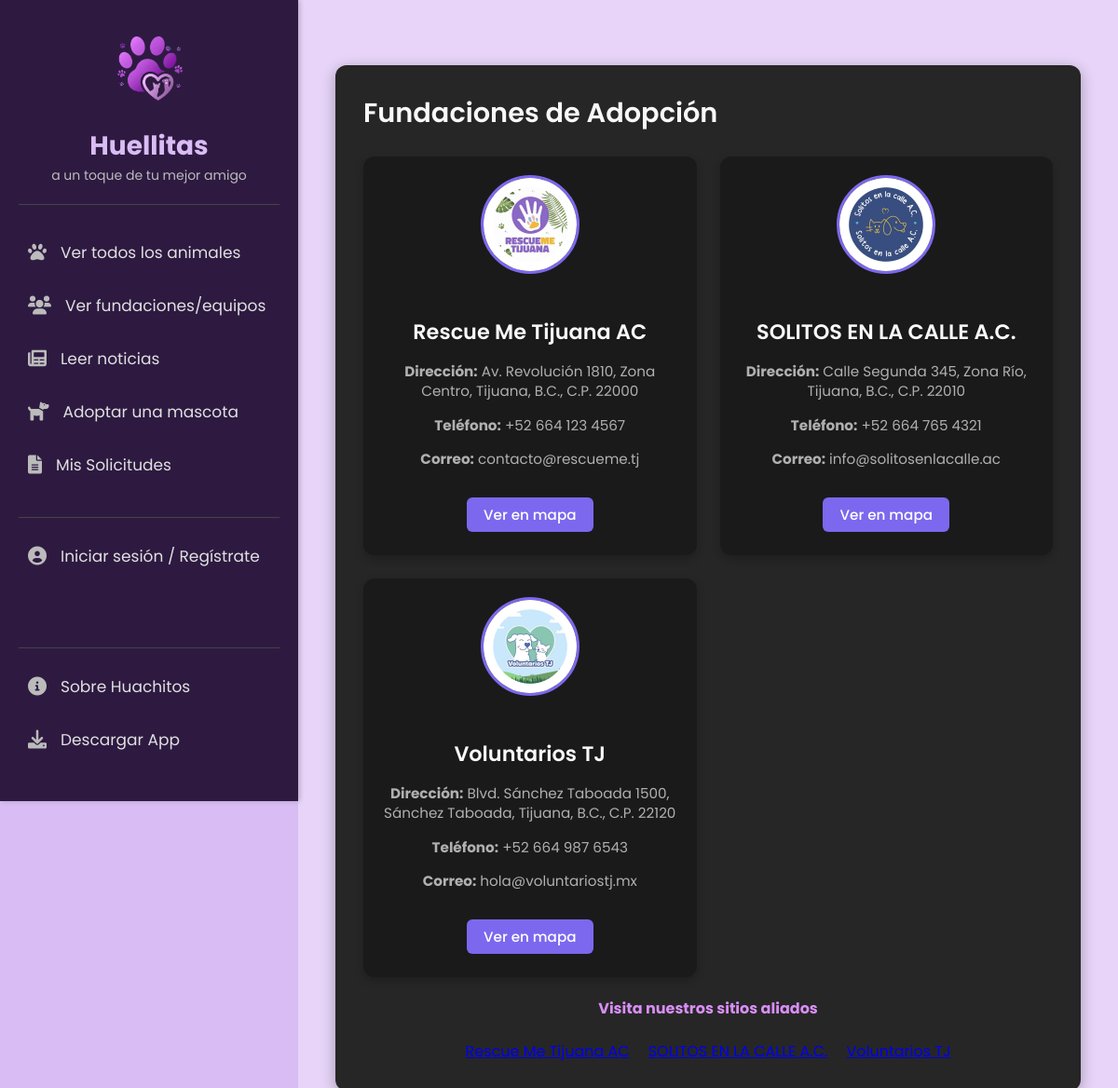
Screenshot of /fundaciones/ with the database file from the repository.
### api/models.py (models this page shows, shortened)
class CentroAdopcion(models.Model):
    nombre         = models.CharField(max_length=100)
    direccion      = models.TextField()
    telefono       = models.CharField(max_length=20)
    correo         = models.EmailField()
    horario        = models.CharField(max_length=100)
    ubicacion_mapa = models.URLField()
    logo           = models.ImageField(upload_to='fundaciones/', blank=True, null=True)  # ← Este campo

### api/views.py (the view)
# urls.py: path('fundaciones/', fundaciones_view, name='fundaciones'),
def fundaciones_view(request):
    fundaciones = CentroAdopcion.objects.all()
    return render(request, 'adopcion_perros/fundaciones.html', {'fundaciones': fundaciones})

### api/templates/adopcion_perros/fundaciones.html (shortened to what this page needs)
{% extends 'adopcion_perros/base.html' %}
{% load static %}
{% block content %}
  <section class="collaborators-section">
    <div class="section-header">
      <h3>Fundaciones de Adopción</h3>
    </div>
    <div class="collaborator-cards-container">
      {% for centro in fundaciones %}
        <div class="collaborator-card">
          {% if centro.logo %}
            <img src="{{ centro.logo.url }}" alt="{{ centro.nombre }} Logo" style="width:100px; height:auto; object-fit:contain;" />
          {% elif centro.nombre == 'Rescue Me Tijuana AC' %}
            <img src="{% static 'adopcion_perros/img/logos/1000010482.png' %}" alt="{{ centro.nombre }} Logo" style="width:100px; height:auto; object-fit:contain;" />
          {% elif centro.nombre == 'SOLITOS EN LA CALLE A.C.' %}
            <img src="{% static 'adopcion_perros/img/logos/1000010484.png' %}" alt="{{ centro.nombre }} Logo" style="width:100px; height:auto; object-fit:contain;" />
          {% elif centro.nombre == 'Voluntarios TJ' %}
            <img src="{% static 'adopcion_perros/img/logos/1000010486.png' %}" alt="{{ centro.nombre }} Logo" style="width:100px; height:auto; object-fit:contain;" />
          {% else %}
            <img src="{% static 'adopcion_perros/img/logo-placeholder.png' %}" alt="Logo no disponible" style="width:100px; height:auto; object-fit:contain;" />
          {% endif %}
          <div class="collaborator-info">
            <h4>{{ centro.nombre }}</h4>
            <p><strong>Dirección:</strong> {{ centro.direccion }}</p>
            <p><strong>Teléfono:</strong> {{ centro.telefono }}</p>
            <p><strong>Correo:</strong> {{ centro.correo }}</p>
            {% if centro.ubicacion_mapa %}
              <p><a href="{{ centro.ubicacion_mapa }}" target="_blank">Ver en mapa</a></p>
            {% endif %}
          </div>
        </div>
      {% empty %}
        <p>No hay fundaciones registradas aún.</p>
      {% endfor %}
    </div>
    <div class="section-footer" style="margin-top:20px; text-align:center;">
      <h4>Visita nuestros sitios aliados</h4>
      <div class="static-cards" style="display:flex; justify-content:center; gap:20px;">
        <div class="static-card"><a href="https://www.instagram.com/rescueme.tj?igsh=b2xuZDdqcDU3N2Rk" target="_blank">Rescue Me Tijuana AC</a></div>
        <div class="static-card"><a href="https://www.instagram.com/solitosenlacalle_ac?igsh=MXF2MjV1N2Q0bWlraw==" target="_blank">SOLITOS EN LA CALLE A.C.</a></div>
        <div class="static-card"><a href="https://www.instagram.com/voluntariostj?igsh=MWlvZDB0MXJob3ltZA==" target="_blank">Voluntarios TJ</a></div>
      </div>
    </div>
  </section>
{% endblock %}

### api/templates/adopcion_perros/base.html (shortened to what this page needs)
{% load static %}
<!DOCTYPE html>
<html lang="es">
<head>
    <link rel="stylesheet" href="{% static 'adopcion_perros/css/style.css' %}">
    <link rel="stylesheet" href="https://cdnjs.cloudflare.com/ajax/libs/font-awesome/6.0.0-beta3/css/all.min.css">
</head>
<body>
<div class="container">
    <aside class="sidebar">
        <div class="logo">
            <a href="{% url 'index' %}"><img src="{% static 'adopcion_perros/img/Logo.png' %}" alt="Logo Huellitas" class="logo-img"></a>
            <h1>Huellitas</h1>
            <p>a un toque de tu mejor amigo</p>
        </div>
        <nav class="main-nav">
            <ul>
                <li><a href="{% url 'catalogo' %}"><i class="fas fa-paw"></i> Ver todos los animales</a></li>
                <li><a href="{% url 'fundaciones' %}"><i class="fas fa-users"></i> Ver fundaciones/equipos</a></li>
                <li><a href="{% url 'noticias' %}"><i class="fas fa-newspaper"></i> Leer noticias</a></li>
                <li><a href="{% url 'adoptar' %}"><i class="fas fa-dog"></i> Adoptar una mascota</a></li>
                <li><a href="{% url 'mis_solicitudes' %}"><i class="fas fa-file-alt"></i> Mis Solicitudes</a></li>
            </ul>
        </nav>
        <div class="divider"></div>
        <div class="auth-links">
            <ul>
                {% if user.is_authenticated %}
            <li>
                <span><i class="fas fa-user"></i> Hola, {{ user.username|title }}</span>
            </li>
                    <li><a href="{% url 'logout' %}"><i class="fas fa-sign-out-alt"></i> Cerrar sesión</a></li>
                {% else %}
                    <li><a href="{% url 'login' %}"><i class="fas fa-user-circle"></i> Iniciar sesión / Regístrate</a></li>
                {% endif %}
            </ul>
        </div>
        <div class="sidebar-footer">
            <ul>
                <li><a href="#info"><i class="fas fa-info-circle"></i> Sobre Huachitos</a></li>
                <li><a href="#descarga"><i class="fas fa-download"></i> Descargar App</a></li>
            </ul>
        </div>
    </aside>
    <main class="main-content">
        {% block content %}{% endblock %}
    </main>
</div>
</body>
</html>

### api/static/adopcion_perros/CSS/style.css (style rules this page uses)
body { font-family: 'Poppins', sans-serif; margin: 0; padding: 0; background-color: #d8bcf3; color: #d98ef7; display: flex; justify-content: center; min-height: 100vh; }
.container { display: flex; width: 100%; max-width: 1920px; }
.sidebar { width: 280px; background-color: #2e1a41; padding: 30px 20px; box-shadow: 2px 0 5px rgba(0,0,0,0.2); display: flex; flex-direction: column; position: sticky; top: 0; height: 100vh; overflow-y: auto; }
.sidebar .logo { margin-bottom: 30px; padding-bottom: 20px; border-bottom: 1px solid #444; }
.sidebar .logo h1 { font-size: 28px; color: #d8bcf3; margin: 0; }
.sidebar .logo p { font-size: 14px; color: #bbb; margin: 0; }
.sidebar .main-nav ul, .sidebar .auth-links ul, .sidebar .sidebar-footer ul { list-style: none; padding: 0; margin: 0; }
.sidebar .main-nav li, .sidebar .auth-links li, .sidebar .sidebar-footer li { margin-bottom: 15px; }
.sidebar .main-nav a, .sidebar .auth-links a, .sidebar .sidebar-footer a { text-decoration: none; color: #e0e0e0; font-size: 17px; display: flex; align-items: center; padding: 8px 10px; border-radius: 5px; transition: background-color 0.3s ease, color 0.3s ease; }
.sidebar .main-nav a i, .sidebar .auth-links a i, .sidebar .sidebar-footer a i { margin-right: 15px; font-size: 20px; color: #bbb; }
.sidebar .divider { border-top: 1px solid #444; margin: 20px 0; }
.sidebar .sidebar-footer { margin-top: auto; padding-top: 20px; border-top: 1px solid #444; }
.main-content { flex-grow: 1; padding: 40px; background-color: #e7d4f8; }
.section-header { display: flex; justify-content: space-between; align-items: baseline; margin-bottom: 25px; }
.section-header h3 { font-size: 26px; margin: 0; color: #4e1858; }
.collaborators-section { background-color: #262626; border-radius: 12px; padding: 30px; margin-top: 30px; box-shadow: 0 4px 15px rgba(0, 0, 0, 0.3); }
.collaborators-section .section-header { margin-bottom: 25px; }
.collaborators-section .section-header h3 { font-size: 1.8em; color: #F8F8F8; font-weight: 600; }
.collaborator-cards-container { display: grid; grid-template-columns: repeat(auto-fill, minmax(280px, 1fr)); gap: 25px; }
.collaborator-card { background-color: #1A1A1A; border-radius: 12px; overflow: hidden; box-shadow: 0 4px 10px rgba(0, 0, 0, 0.2); display: flex; flex-direction: column; align-items: center; padding: 20px; text-align: center; transition: transform 0.3s ease, box-shadow 0.3s ease; }
.collaborator-card img { width: 100px; height: 100px; border-radius: 50%; object-fit: cover; margin-bottom: 15px; border: 3px solid #7B68EE; }
.collaborator-info h4 { font-size: 1.4em; color: #F8F8F8; margin-bottom: 10px; font-weight: 600; }
.collaborator-info p { font-size: 0.95em; color: #B0B0B0; margin-bottom: 5px; line-height: 1.4; }
.collaborator-info a { display: inline-block; margin-top: 15px; background-color: #7B68EE; color: white; text-decoration: none; padding: 8px 18px; border-radius: 6px; font-weight: 500; transition: background-color 0.3s ease; }
.logo { text-align: center; margin-bottom: 30px; }
.logo-img { width: 100px; height: auto; margin-bottom: 10px; display: inline-block; }
.logo h1 { font-size: 24px; color: #d8bcf3; margin: 5px 0; }
.logo p { font-size: 13px; color: #bbb; margin: 0; }
.main-content { flex: 1; padding: 40px; background-color: #e7d4f8; overflow-x: hidden; }

### rows the page displays
CentroAdopcion: nombre "Rescue Me Tijuana AC", direccion "Av. Revolución 1810, Zona Centro, Tijuana, B.C., C.P. 22000", telefono "+52 664 123 4567", correo "contacto@rescueme.tj"
CentroAdopcion: nombre "SOLITOS EN LA CALLE A.C.", direccion "Calle Segunda 345, Zona Río, Tijuana, B.C., C.P. 22010", telefono "+52 664 765 4321", correo "info@solitosenlacalle.ac"
CentroAdopcion: nombre "Voluntarios TJ", direccion "Blvd. Sánchez Taboada 1500, Sánchez Taboada, Tijuana, B.C., C.P. 22120", telefono "+52 664 987 6543", correo "hola@voluntariostj.mx"
